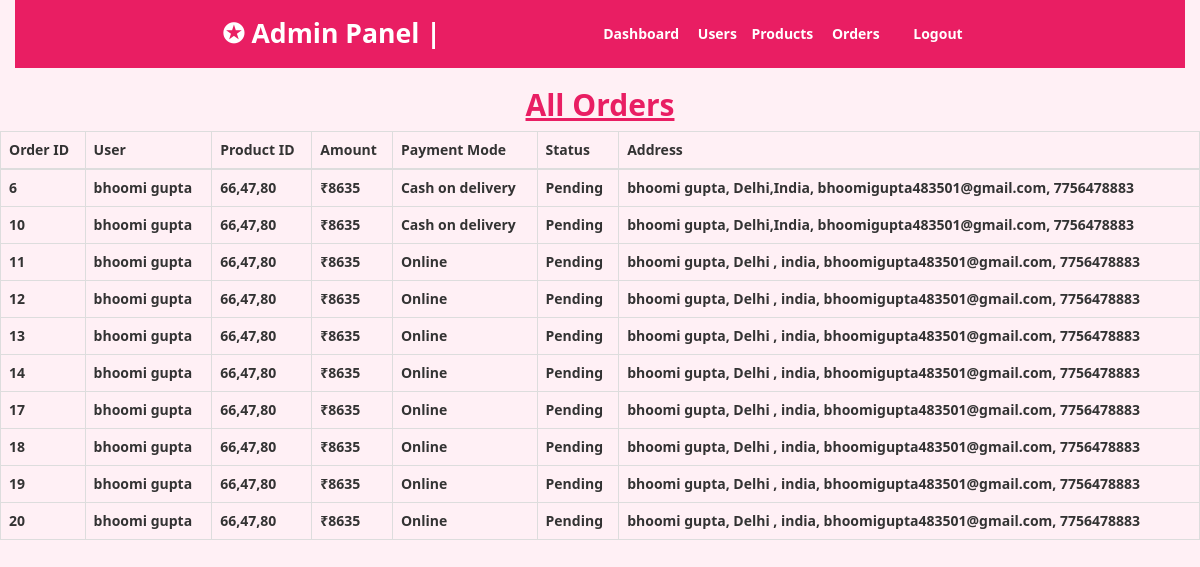
/orders.php, run on the app's committed database.
### tables this page shows
CREATE TABLE `orders` (
  `order_id` int(11) NOT NULL,
  `user_id` int(11) DEFAULT NULL,
  `product_id` varchar(100) DEFAULT NULL,
  `Address` varchar(300) DEFAULT NULL,
  `order_amount` int(11) DEFAULT NULL,
  `payment_mode` varchar(20) DEFAULT NULL,
  `order_status` varchar(20) DEFAULT NULL
);

CREATE TABLE `users` (
  `user_id` int(11) NOT NULL,
  `name` varchar(40) DEFAULT NULL,
  `emailed` varchar(30) DEFAULT NULL,
  `password` varchar(30) DEFAULT NULL,
  `phoneno` bigint(20) DEFAULT NULL,
  `role` varchar(20) DEFAULT NULL
);

### orders.php (the view)
<?php
include('adminpanel.php');
$conn = mysqli_connect("localhost", "root", "", "florifydb");
$qry = "SELECT o.*, u.name FROM orders o JOIN users u ON o.user_id = u.user_id";
$result = mysqli_query($conn, $qry);
?>
<h2 class="text-center" style="font-weight: bold;color:#e91e63;"><u>All Orders</u></h2>
<table class="table table-bordered" style="font-weight: 600;">
    <thead>
        <tr>
            <th>Order ID</th><th>User</th><th>Product ID</th><th>Amount</th>
            <th>Payment Mode</th><th>Status</th><th>Address</th>
        </tr>
    </thead>
    <tbody>
        <?php while($row = mysqli_fetch_assoc($result)) { ?>
        <tr>
            <td><?= $row['order_id'] ?></td>
            <td><?= $row['name'] ?></td>
            <td><?= $row['product_id'] ?></td>
            <td>₹<?= $row['order_amount'] ?></td>
            <td><?= $row['payment_mode'] ?></td>
            <td><?= $row['order_status'] ?></td>
            <td><?= $row['Address'] ?></td>
        </tr>
        <?php } ?>
    </tbody>
</table>

### style1.css (style rules this page uses)
* { margin: 0; padding: 0; }
body { font-family: 'Segoe UI', sans-serif; background-color: #fff0f5; }

### data on the page
orders: order_id "6", user.name "bhoomi gupta", product "66,47,80", order_amount "8635", payment_mode "Cash on delivery", order_status "Pending", Address "bhoomi gupta, Delhi,India, bhoomigupta483501@gmail.com, 7756478883"
orders: order_id "10", user.name "bhoomi gupta", product "66,47,80", order_amount "8635", payment_mode "Cash on delivery", order_status "Pending", Address "bhoomi gupta, Delhi,India, bhoomigupta483501@gmail.com, 7756478883"
orders: order_id "11", user.name "bhoomi gupta", product "66,47,80", order_amount "8635", payment_mode "Online", order_status "Pending", Address "bhoomi gupta, Delhi , india, bhoomigupta483501@gmail.com, 7756478883"
orders: order_id "12", user.name "bhoomi gupta", product "66,47,80", order_amount "8635", payment_mode "Online", order_status "Pending", Address "bhoomi gupta, Delhi , india, bhoomigupta483501@gmail.com, 7756478883"
orders: order_id "13", user.name "bhoomi gupta", product "66,47,80", order_amount "8635", payment_mode "Online", order_status "Pending", Address "bhoomi gupta, Delhi , india, bhoomigupta483501@gmail.com, 7756478883"
orders: order_id "14", user.name "bhoomi gupta", product "66,47,80", order_amount "8635", payment_mode "Online", order_status "Pending", Address "bhoomi gupta, Delhi , india, bhoomigupta483501@gmail.com, 7756478883"
orders: order_id "17", user.name "bhoomi gupta", product "66,47,80", order_amount "8635", payment_mode "Online", order_status "Pending", Address "bhoomi gupta, Delhi , india, bhoomigupta483501@gmail.com, 7756478883"
orders: order_id "18", user.name "bhoomi gupta", product "66,47,80", order_amount "8635", payment_mode "Online", order_status "Pending", Address "bhoomi gupta, Delhi , india, bhoomigupta483501@gmail.com, 7756478883"
orders: order_id "19", user.name "bhoomi gupta", product "66,47,80", order_amount "8635", payment_mode "Online", order_status "Pending", Address "bhoomi gupta, Delhi , india, bhoomigupta483501@gmail.com, 7756478883"
orders: order_id "20", user.name "bhoomi gupta", product "66,47,80", order_amount "8635", payment_mode "Online", order_status "Pending", Address "bhoomi gupta, Delhi , india, bhoomigupta483501@gmail.com, 7756478883"
